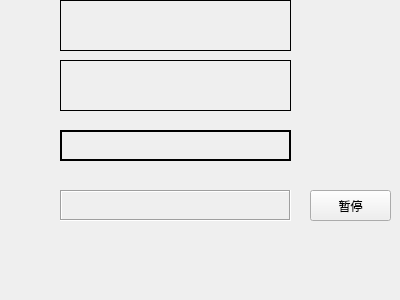
<?xml version="1.0" encoding="UTF-8"?>
<ui version="4.0">
 <class>Widget</class>
 <widget class="QWidget" name="Widget">
  <property name="geometry">
   <rect>
    <x>0</x>
    <y>0</y>
    <width>400</width>
    <height>300</height>
   </rect>
  </property>
  <property name="windowTitle">
   <string>Widget</string>
  </property>
  <widget class="MyLabel" name="label">
   <property name="geometry">
    <rect>
     <x>60</x>
     <y>0</y>
     <width>231</width>
     <height>51</height>
    </rect>
   </property>
   <property name="frameShape">
    <enum>QFrame::Box</enum>
   </property>
   <property name="text">
    <string/>
   </property>
  </widget>
  <widget class="QLabel" name="label_2">
   <property name="geometry">
    <rect>
     <x>60</x>
     <y>60</y>
     <width>231</width>
     <height>51</height>
    </rect>
   </property>
   <property name="frameShape">
    <enum>QFrame::Panel</enum>
   </property>
   <property name="text">
    <string/>
   </property>
  </widget>
  <widget class="QLabel" name="label_3">
   <property name="geometry">
    <rect>
     <x>60</x>
     <y>130</y>
     <width>231</width>
     <height>31</height>
    </rect>
   </property>
   <property name="frameShape">
    <enum>QFrame::WinPanel</enum>
   </property>
   <property name="text">
    <string/>
   </property>
  </widget>
  <widget class="QLabel" name="label_4">
   <property name="geometry">
    <rect>
     <x>60</x>
     <y>190</y>
     <width>231</width>
     <height>31</height>
    </rect>
   </property>
   <property name="frameShape">
    <enum>QFrame::Box</enum>
   </property>
   <property name="frameShadow">
    <enum>QFrame::Sunken</enum>
   </property>
   <property name="text">
    <string/>
   </property>
  </widget>
  <widget class="QPushButton" name="btn_pause">
   <property name="geometry">
    <rect>
     <x>310</x>
     <y>190</y>
     <width>81</width>
     <height>31</height>
    </rect>
   </property>
   <property name="text">
    <string>暂停</string>
   </property>
  </widget>
 </widget>
 <layoutdefault spacing="6" margin="11"/>
 <customwidgets>
  <customwidget>
   <class>MyLabel</class>
   <extends>QLabel</extends>
   <header location="global">mylabel.h</header>
  </customwidget>
 </customwidgets>
 <resources/>
 <connections/>
</ui>
